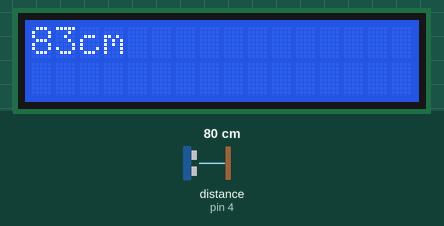
Recording of a sketch running on a simulated Arduino Uno, built with avr-gcc and run on an emulated ATmega328P. Parts: 16×2 character LCD. Wiring (inferred from the names in the program): ultrasonic range finder: trigger pin 3; echo pin 4. The test bench sets the inputs (shaded band); at power-on: distance to the obstacle (sensor on pin 4) 80 cm. The echo pulse lasts 58.3 µs per cm; what the sketch prints to the serial monitor is not drawn.

Above: at 1.2 s.
1.3 s: distance to the obstacle (sensor on pin 4) set to 35 cm
At 1.7 s:
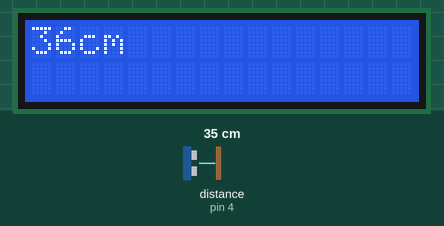
2.8 s: distance to the obstacle (sensor on pin 4) set to 2 cm
At 3.3 s:
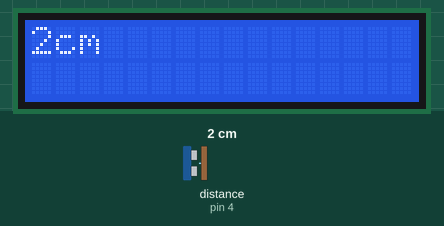
4.4 s: distance to the obstacle (sensor on pin 4) set to 299 cm
At 5.6 s:
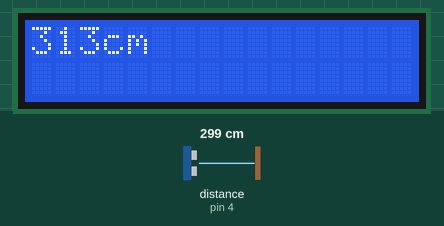
Timing chart, 0 to 7.4 s (numbered marks = the images above; inputs shaded):
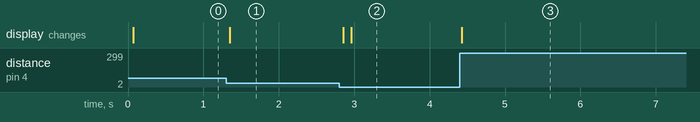

The sketch:

sketch_apr02a.ino
```cpp
#include <LiquidCrystal.h>

int trigPin = 3;
int echoPin = 4;
int distance;

int rs = 6;
int en = 7;
int d4 = 9;
int d5 = 10;
int d6 = 11;
int d7 = 12;

LiquidCrystal lcd(rs, en, d4, d5, d6, d7);

void setup() {
  pinMode(trigPin, OUTPUT);
  pinMode(echoPin, INPUT);
  Serial.begin(9600);
  lcd.begin(16, 2);
}

void loop() {
  digitalWrite(trigPin, LOW);
  delayMicroseconds(10);
  digitalWrite(trigPin, HIGH);
  delayMicroseconds(10);
  digitalWrite(trigPin, LOW);
  distance=pulseIn(echoPin, HIGH) * 0.018;
  lcd.clear();
  lcd.setCursor(0, 0);
  lcd.print(String(distance) + "cm");
  delay(50);
  Serial.println(String(distance) + "cm");
}
```

Measured:
- after the input at 1.3 s, the display: changes after 0.05 s (image 1)
- after the input at 2.8 s, the display: first changes after 0.05 s (image 2 shows a later state)
- after the input at 4.4 s, the display: changes at once (image 3)
